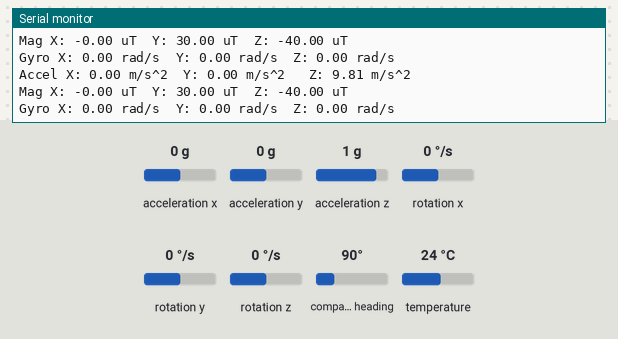
Recording of a sketch running on a simulated Arduino Uno, built with avr-gcc and run on an emulated ATmega328P. On the bench: the last lines printed to the serial monitor. Inputs (shaded band) come from the test bench; at power-on: acceleration x 0 g, acceleration y 0 g, acceleration z 1 g, rotation x 0 °/s, rotation y 0 °/s, rotation z 0 °/s, compass heading 90°, temperature 24 °C.

Above: at 1.8 s.
1.9 s: acceleration x set to -1.4 g
At 2.5 s:
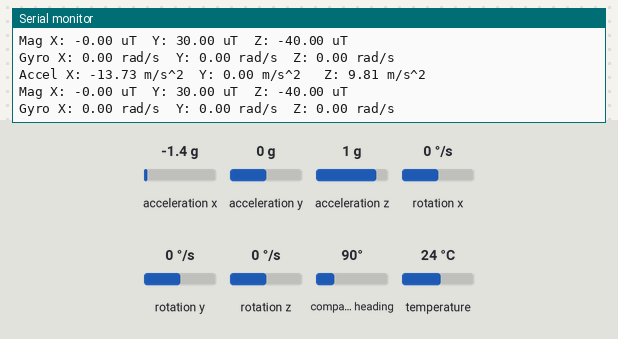
3.4 s: acceleration y set to -1.4 g
At 4.7 s:
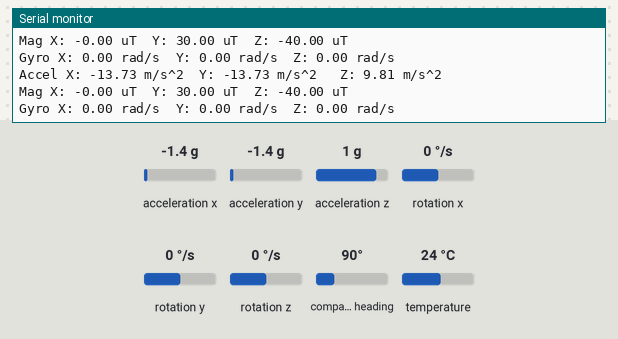
4.9 s: acceleration z set to -1.4 g
At 5.9 s:
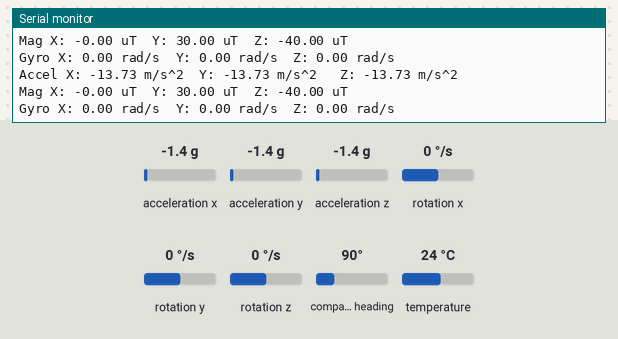
6.4 s: rotation x set to -192 °/s
At 7.7 s:
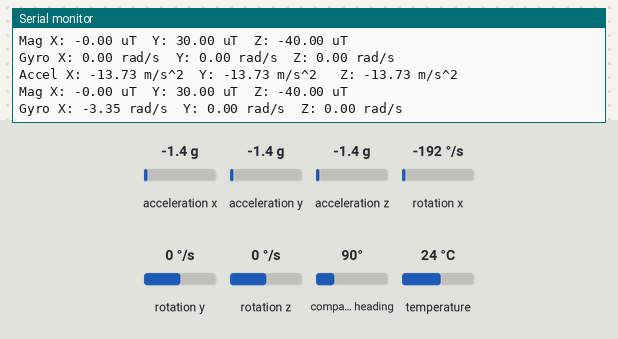
7.9 s: rotation y set to -192 °/s
At 8.9 s:
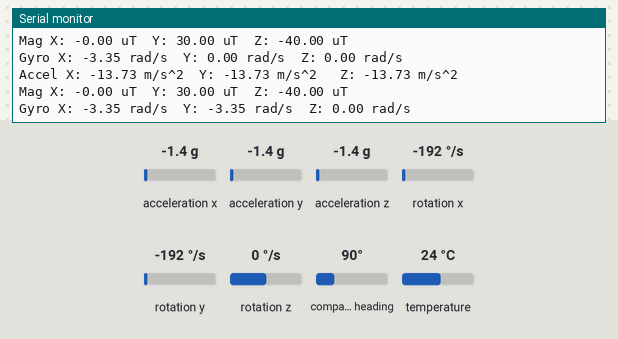

Measured:
- after the input at 1.9 s, the serial monitor: prints a new line after 0.12 s (image 1)
- after the input at 3.4 s, the serial monitor: prints a new line after 0.64 s (image 2)
- after the input at 4.9 s, the serial monitor: prints a new line after 0.15 s (image 3)
- after the input at 6.4 s, the serial monitor: prints a new line after 0.68 s (image 4)
- after the input at 7.9 s, the serial monitor: prints a new line after 0.19 s (image 5)

The sketch:

lsm9ds1_test.ino
```cpp
//#include  <Wire.h>
//#include <SPI.h>
//#include "SPI.h"
#include <Adafruit_LSM9DS1.h>
#include <Adafruit_Sensor.h>  // not used in this demo but required!

// -------------------------------------------

// -------------------------------------------
// LSM9DS1 CONFIG

// I2C
Adafruit_LSM9DS1 lsm = Adafruit_LSM9DS1();


// SPI
#define LSM9DS1_SCK SCK
#define LSM9DS1_MISO MISO
#define LSM9DS1_MOSI MOSI
#define LSM9DS1_XGCS GPIO6
#define LSM9DS1_MCS GPIO7
// Software SPI
//Adafruit_LSM9DS1 lsm = Adafruit_LSM9DS1(LSM9DS1_SCK, LSM9DS1_MISO, LSM9DS1_MOSI, LSM9DS1_XGCS, LSM9DS1_MCS);
// Hardware SPI: In this case, only CS pins are passed in
//Adafruit_LSM9DS1 lsm = Adafruit_LSM9DS1(LSM9DS1_XGCS, LSM9DS1_MCS);

void setupSensor()
{
  // 1.) Set the accelerometer range
//  lsm.setupAccel(lsm.LSM9DS1_ACCELRANGE_2G);
  //lsm.setupAccel(lsm.LSM9DS1_ACCELRANGE_4G);
  //lsm.setupAccel(lsm.LSM9DS1_ACCELRANGE_8G);
  lsm.setupAccel(lsm.LSM9DS1_ACCELRANGE_16G);

  // 2.) Set the magnetometer sensitivity
//  lsm.setupMag(lsm.LSM9DS1_MAGGAIN_4GAUSS);
  //lsm.setupMag(lsm.LSM9DS1_MAGGAIN_8GAUSS);
  //lsm.setupMag(lsm.LSM9DS1_MAGGAIN_12GAUSS);
  lsm.setupMag(lsm.LSM9DS1_MAGGAIN_16GAUSS);

  // 3.) Setup the gyroscope
  lsm.setupGyro(lsm.LSM9DS1_GYROSCALE_245DPS);
  //lsm.setupGyro(lsm.LSM9DS1_GYROSCALE_500DPS);
  //lsm.setupGyro(lsm.LSM9DS1_GYROSCALE_2000DPS);
}

// Select which sensor to show (since showing all is too messsy)
const int SENSOR_ACCELEROMETER = 1;
const int SENSOR_GYROSCOPE     = 2;
const int SENSOR_MAGNETOMETER  = 3;
int show_sensor = SENSOR_ACCELEROMETER;

// -------------------------------------------

void setup() {
  Serial.begin(115200);

  while (!Serial) {
    delay(1); // will pause Zero, Leonardo, etc until serial console opens
  }

  Serial.println("LSM9DS1 data read demo");

  // Try to initialise and warn if we couldn't detect the chip
  if (!lsm.begin())
  {
    Serial.println("Oops ... unable to initialize the LSM9DS1. Check your wiring!");
    while (1);
  }
  Serial.println("Found LSM9DS1 9DOF");

  // helper to just set the default scaling we want, see above!
  setupSensor();

  if (show_sensor == SENSOR_ACCELEROMETER) {
    Serial.println("ax ay az");
  } else if (show_sensor == SENSOR_GYROSCOPE) {
    Serial.println("gx gy gz");
  } else if (show_sensor == SENSOR_MAGNETOMETER) {
    Serial.println("mx my mz");
  }

}

void loop()
{
  lsm.read();  /* ask it to read in the data */

  /* Get a new sensor event */
  sensors_event_t a, m, g, temp;

  lsm.getEvent(&a, &m, &g, &temp);

  Serial.println();

  Serial.print("Accel X: "); Serial.print(a.acceleration.x); Serial.print(" m/s^2");
  Serial.print("\tY: "); Serial.print(a.acceleration.y);     Serial.print(" m/s^2 ");
  Serial.print("\tZ: "); Serial.print(a.acceleration.z);     Serial.println(" m/s^2 ");

  Serial.print("Mag X: "); Serial.print(m.magnetic.x);   Serial.print(" uT");
  Serial.print("\tY: "); Serial.print(m.magnetic.y);     Serial.print(" uT");
  Serial.print("\tZ: "); Serial.print(m.magnetic.z);     Serial.println(" uT");

  Serial.print("Gyro X: "); Serial.print(g.gyro.x);   Serial.print(" rad/s");
  Serial.print("\tY: "); Serial.print(g.gyro.y);      Serial.print(" rad/s");
  Serial.print("\tZ: "); Serial.print(g.gyro.z);      Serial.println(" rad/s");

/*
  if (show_sensor == SENSOR_ACCELEROMETER) {
    Serial.print(a.acceleration.x);
    Serial.print(" ");
    Serial.print(a.acceleration.y);
    Serial.print(" ");
    Serial.print(a.acceleration.z);
  } else if (show_sensor == SENSOR_GYROSCOPE) {
    Serial.print(g.gyro.x);
    Serial.print(" ");
    Serial.print(g.gyro.y);
    Serial.print(" ");
    Serial.print(g.gyro.z);
  } else if (show_sensor == SENSOR_MAGNETOMETER) {
    Serial.print(m.magnetic.x);
    Serial.print(" ");
    Serial.print(m.magnetic.y);
    Serial.print(" ");
    Serial.print(m.magnetic.z);
  }
  Serial.println();
*/

  delay(1000);

}
```
